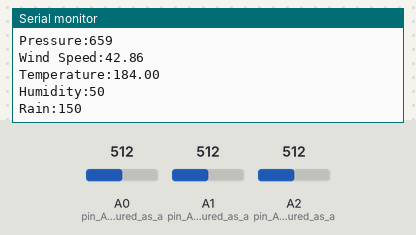
This sketch was run on a simulated Arduino Uno, built with avr-gcc and run on an emulated ATmega328P. On the bench: the last lines printed to the serial monitor. Inputs (shaded band) come from the test bench; at power-on: A0 (pin_A0_is_configured_as_a) = 512, A1 (pin_A1_is_configured_as_a) = 512, A2 (pin_A2_is_configured_as_a) = 512.

Above: at 2.8 s.
2.9 s: A0 (pin_A0_is_configured_as_a) set to 716
At 5.3 s:
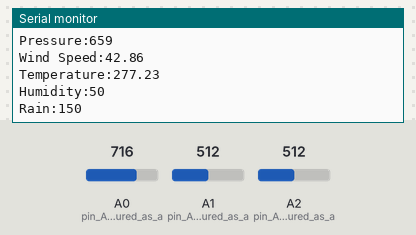
5.6 s: A1 (pin_A1_is_configured_as_a) set to 716
At 7.4 s:
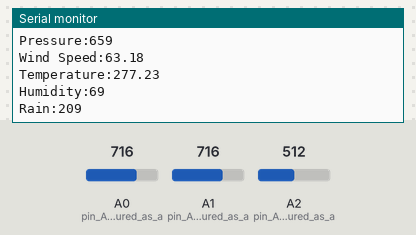
8.3 s: A2 (pin_A2_is_configured_as_a) set to 716
11.0 s: A0 (pin_A0_is_configured_as_a) set to 900
At 13.2 s:
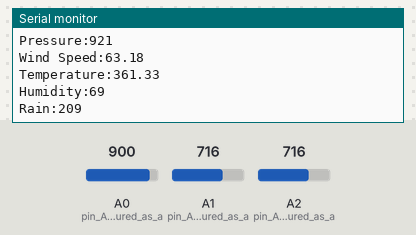
13.7 s: A1 (pin_A1_is_configured_as_a) set to 900
At 15.1 s:
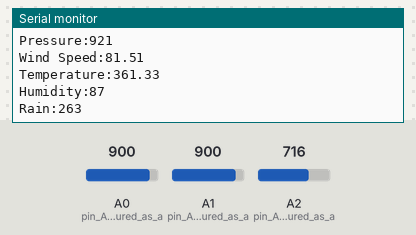
16.4 s: A2 (pin_A2_is_configured_as_a) set to 900
Timing chart, 0 to 19.4 s (numbered marks = the images above; inputs shaded):
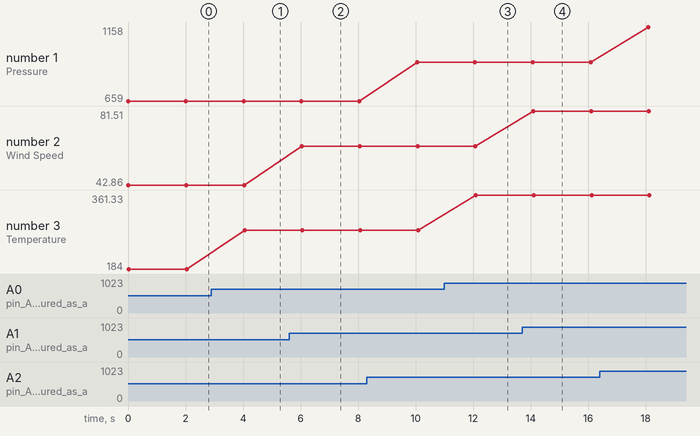

The sketch:

code.ino
```cpp
// the Pressure applied to each pile is simulated by a Force sensor  as pressure sensor
// the Wind Speed(mps), the Humidity(percentage), the rain(mm/day) are simulated by a Potentiometer
// the air Temperature (degree C) is measured by Temperature sensor

void setup()
{
  pinMode(A0, INPUT); // pin A0 is configured as an input for listening to the temperature sensor
  pinMode(A1, INPUT); // pin A1 is configured as an input for listening to the potentiometer sensor
  pinMode(A2, INPUT); // pin A2 is configured as an input for listening to the force sensor as pressure sensor
  Serial.begin(9600);
}

void loop()
{

 // pressure in Kpa
 int force = analogRead(A2); // reading on A2 (how much pressure is applied to the pile)
 Serial.print("Pressure:");
 Serial.println(map(force, 0, 466, 0, 600));

 int readingA1 = analogRead(A1); // reading on A1

 // wind speed in mps
 // analog input converted to voltage
 float voltageW = readingA1 * (5.0 / 1023.0);
 // voltage converted to MPH (miles per hour)
 float windSpeed = (voltageW - 0.4) * 10 * 2.025 * 2.237;
 // mph to mps (meter per second): 1 mhp = 0.45mps
 windSpeed*=0.45;
 Serial.print("Wind Speed:");
 Serial.println(windSpeed);

 // temperature in degree C
 int temperature = analogRead(A0); // reading on A0
 // measure the 5v with a meter for an accurate value
 float voltageT = temperature * 4.68;
 voltageT /= 1024.0;
 float temperatureC = (voltageT - 0.5) * 100;
 Serial.print("Temperature:");
 Serial.println(temperatureC);

 // humidity in percentage
 int humidity = readingA1;
 Serial.print("Humidity:");
 Serial.println(map(humidity, 0, 1023, 0, 100));

 // rain in mm/day
 int rain = readingA1;
 Serial.print("Rain:");
 Serial.println(map(rain, 0, 1023, 0, 300));


 delay(2000); // wait for 2 seconds
}
```

Measured:
- after the input at 2.9 s, the serial monitor: prints a new line after 1.2 s (image 1)
- after the input at 5.6 s, the serial monitor: prints a new line after 0.45 s (image 2)
- after the input at 11.0 s, the serial monitor: prints a new line after 1.1 s (image 3)
- after the input at 13.7 s, the serial monitor: prints a new line after 0.39 s (image 4)
- plotted number 1: 659 → 921 after the input at 8.3 s, 921 → 1158 after the input at 16.4 s
- plotted number 2: 42.86 → 63.18 after the input at 5.6 s, 63.18 → 81.51 after the input at 13.7 s
- plotted number 3: 184 → 277.23 after the input at 2.9 s, 277.23 → 361.33 after the input at 11.0 s
